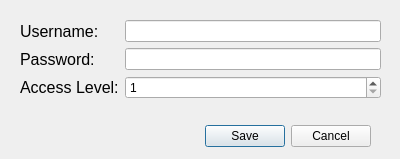
<?xml version="1.0" encoding="UTF-8"?>
<ui version="4.0">
 <class>adduserform</class>
 <widget class="QDialog" name="adduserform">
  <property name="geometry">
   <rect>
    <x>0</x>
    <y>0</y>
    <width>400</width>
    <height>159</height>
   </rect>
  </property>
  <property name="windowTitle">
   <string>Add New User</string>
  </property>
  <widget class="QDialogButtonBox" name="buttonBox">
   <property name="geometry">
    <rect>
     <x>30</x>
     <y>120</y>
     <width>341</width>
     <height>32</height>
    </rect>
   </property>
   <property name="orientation">
    <enum>Qt::Horizontal</enum>
   </property>
   <property name="standardButtons">
    <set>QDialogButtonBox::Cancel|QDialogButtonBox::Save</set>
   </property>
  </widget>
  <widget class="QWidget" name="">
   <property name="geometry">
    <rect>
     <x>20</x>
     <y>20</y>
     <width>361</width>
     <height>91</height>
    </rect>
   </property>
   <layout class="QFormLayout" name="formLayout">
    <item row="0" column="0">
     <widget class="QLabel" name="username">
      <property name="font">
       <font>
        <pointsize>12</pointsize>
       </font>
      </property>
      <property name="text">
       <string>Username:</string>
      </property>
     </widget>
    </item>
    <item row="0" column="1">
     <widget class="QLineEdit" name="usernameedit"/>
    </item>
    <item row="1" column="0">
     <widget class="QLabel" name="password">
      <property name="font">
       <font>
        <pointsize>12</pointsize>
       </font>
      </property>
      <property name="text">
       <string>Password:</string>
      </property>
     </widget>
    </item>
    <item row="1" column="1">
     <widget class="QLineEdit" name="passedit">
      <property name="echoMode">
       <enum>QLineEdit::Password</enum>
      </property>
     </widget>
    </item>
    <item row="2" column="0">
     <widget class="QLabel" name="acclevel">
      <property name="font">
       <font>
        <pointsize>12</pointsize>
       </font>
      </property>
      <property name="text">
       <string>Access Level:</string>
      </property>
     </widget>
    </item>
    <item row="2" column="1">
     <widget class="QSpinBox" name="accleveledit">
      <property name="minimum">
       <number>1</number>
      </property>
      <property name="maximum">
       <number>9</number>
      </property>
     </widget>
    </item>
   </layout>
  </widget>
 </widget>
 <resources/>
 <connections>
  <connection>
   <sender>buttonBox</sender>
   <signal>accepted()</signal>
   <receiver>adduserform</receiver>
   <slot>accept()</slot>
   <hints>
    <hint type="sourcelabel">
     <x>248</x>
     <y>254</y>
    </hint>
    <hint type="destinationlabel">
     <x>157</x>
     <y>274</y>
    </hint>
   </hints>
  </connection>
  <connection>
   <sender>buttonBox</sender>
   <signal>rejected()</signal>
   <receiver>adduserform</receiver>
   <slot>reject()</slot>
   <hints>
    <hint type="sourcelabel">
     <x>316</x>
     <y>260</y>
    </hint>
    <hint type="destinationlabel">
     <x>286</x>
     <y>274</y>
    </hint>
   </hints>
  </connection>
 </connections>
</ui>
